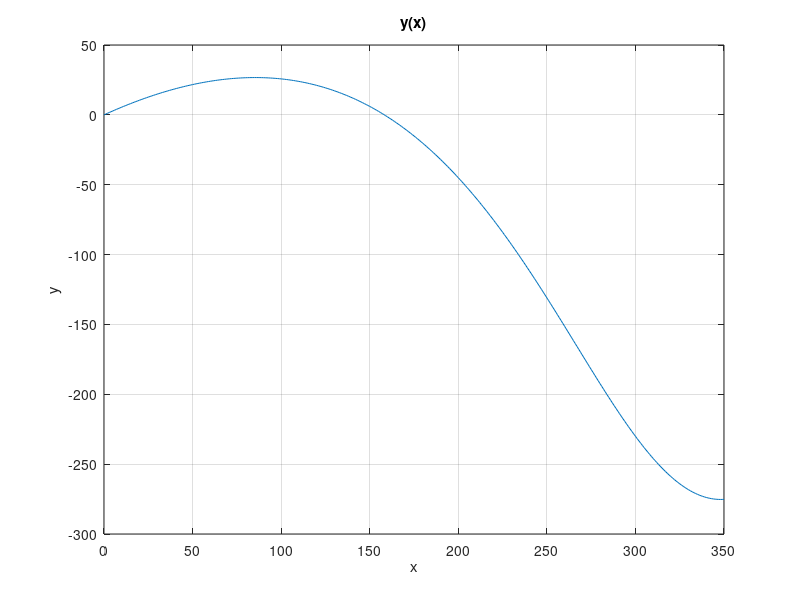

The MATLAB source for this figure:
clear all; close all;

m = 5; v0 = 50; alpha = 30; h = 50; g = 9.81;
alpha = alpha/180*pi;
x = 0:1:350;

% Definicja funkcji do minimalizacji
equation = @(b, x) ((tan(alpha) + (m*g)/(b*v0 * cos(alpha)))*x + ((g*m^2)/b^2) * log(1-((x*b)/(m*v0*cos(alpha)))));

% Ustalamy opcje dla funkcji fminunc (minimalizacja funkcji)
options = optimset('Display', 'off');

% Początkowa wartość b (można eksperymentalnie dostosować)
initial_b = 0.01;

% Minimalizacja funkcji zmiennych b przy użyciu fminunc
b = fminunc(@(b) equation(b, x(end)), initial_b, options);

% Wyliczenie y(x) dla obliczonej wartości b
y = equation(b, x);

% Rysowanie wykresu
figure;
plot(x, y);
xlabel('x');
ylabel('y');
title('y(x)');
grid on;

% Znalezienie zasięgu rzutu (punkt, w którym y(x) osiąga wartość 0)
[~, index] = min(abs(y));
range = x(index);

fprintf('Zasięg rzutu: %.2f m\n', range);
fprintf('Wartość optymalnego b: %.4f\n', b);
